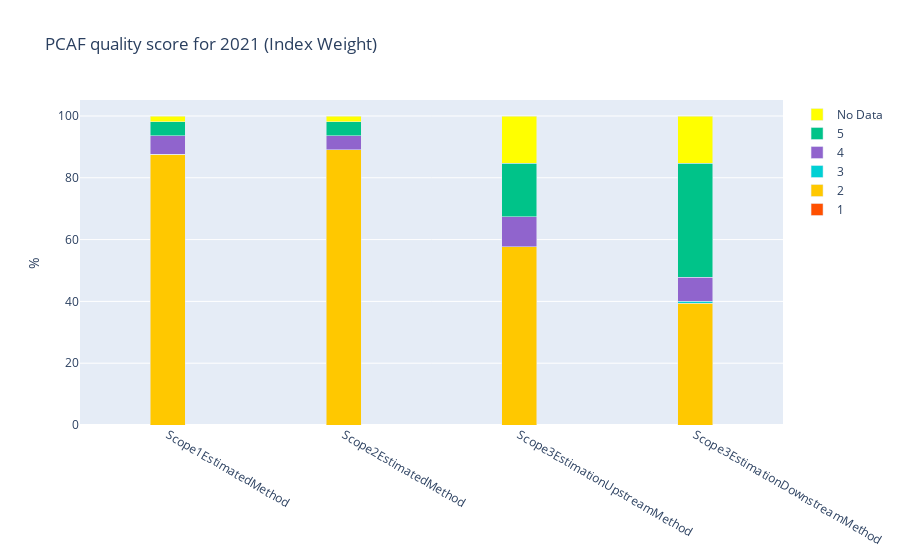

This figure's notebook cell:
### Code cell
scoreLabels = ['1', '2', '3', '4', '5', 'No Data']
measureNames = list(pcafMeasures.keys())

# show first bar chart
tWeights = list(map(list, zip(*pcafWeights)))
# move no data entry to the end
tWeights = tWeights[1:] + [tWeights[0]]
plotData = []
idx = 0
for grade in scoreLabels:
    plotData.append(go.Bar(x = measureNames, name = grade,  y = tWeights[idx], marker_color=lsegColors[idx] ))
    idx = idx + 1

fig = go.Figure(plotData)
# Change the bar mode
fig.update_layout(barmode='stack', bargap=0.8, title_text=f"PCAF quality score for {pcafYear} (Index Weight)", yaxis=dict(title='%'))
fig.show()

# add second bar chart
tWeights = list(map(list, zip(*pcafFE)))
# move no data entry to the end
tWeights = tWeights[1:] + [tWeights[0]]
plotData = []
idx = 0
for grade in scoreLabels:
    plotData.append(go.Bar(x = measureNames, name = grade,  y = tWeights[idx], marker_color=lsegColors[idx] ))
    idx = idx + 1

fig = go.Figure(plotData)
# Change the bar mode
fig.update_layout(barmode='stack', bargap=0.8, title_text=f"PCAF quality score for {pcafYear} (Financed Emissions)", yaxis=dict(title='%'))
fig.show()

### Figure 1 — Plotly figure (JSON) as saved in the notebook; plotly's stock layout.template omitted (floating-point values rounded to 4 significant figures)
{"data": [{"marker": {"color": "#FF5000"}, "name": "1", "type": "bar", "x": ["Scope1EstimatedMethod", "Scope2EstimatedMethod", "Scope3EstimationUpstreamMethod", "Scope3EstimationDownstreamMethod"], "y": [0, 0, 0, 0]}, {"marker": {"color": "#FFC800"}, "name": "2", "type": "bar", "x": ["Scope1EstimatedMethod", "Scope2EstimatedMethod", "Scope3EstimationUpstreamMethod", "Scope3EstimationDownstreamMethod"], "y": [87.56, 89.0, 57.66, 39.33]}, {"marker": {"color": "#00D0D4"}, "name": "3", "type": "bar", "x": ["Scope1EstimatedMethod", "Scope2EstimatedMethod", "Scope3EstimationUpstreamMethod", "Scope3EstimationDownstreamMethod"], "y": [0.01892, 0, 0, 0.6909]}, {"marker": {"color": "#9064CD"}, "name": "4", "type": "bar", "x": ["Scope1EstimatedMethod", "Scope2EstimatedMethod", "Scope3EstimationUpstreamMethod", "Scope3EstimationDownstreamMethod"], "y": [5.955, 4.53, 9.742, 7.784]}, {"marker": {"color": "#00C389"}, "name": "5", "type": "bar", "x": ["Scope1EstimatedMethod", "Scope2EstimatedMethod", "Scope3EstimationUpstreamMethod", "Scope3EstimationDownstreamMethod"], "y": [4.682, 4.684, 17.37, 36.97]}, {"marker": {"color": "#FFFF00"}, "name": "No Data", "type": "bar", "x": ["Scope1EstimatedMethod", "Scope2EstimatedMethod", "Scope3EstimationUpstreamMethod", "Scope3EstimationDownstreamMethod"], "y": [1.698, 1.698, 15.14, 15.14]}], "layout": {"bargap": 0.8, "barmode": "stack", "title": {"text": "PCAF quality score for 2021 (Index Weight)"}, "yaxis": {"title": {"text": "%"}}}}
